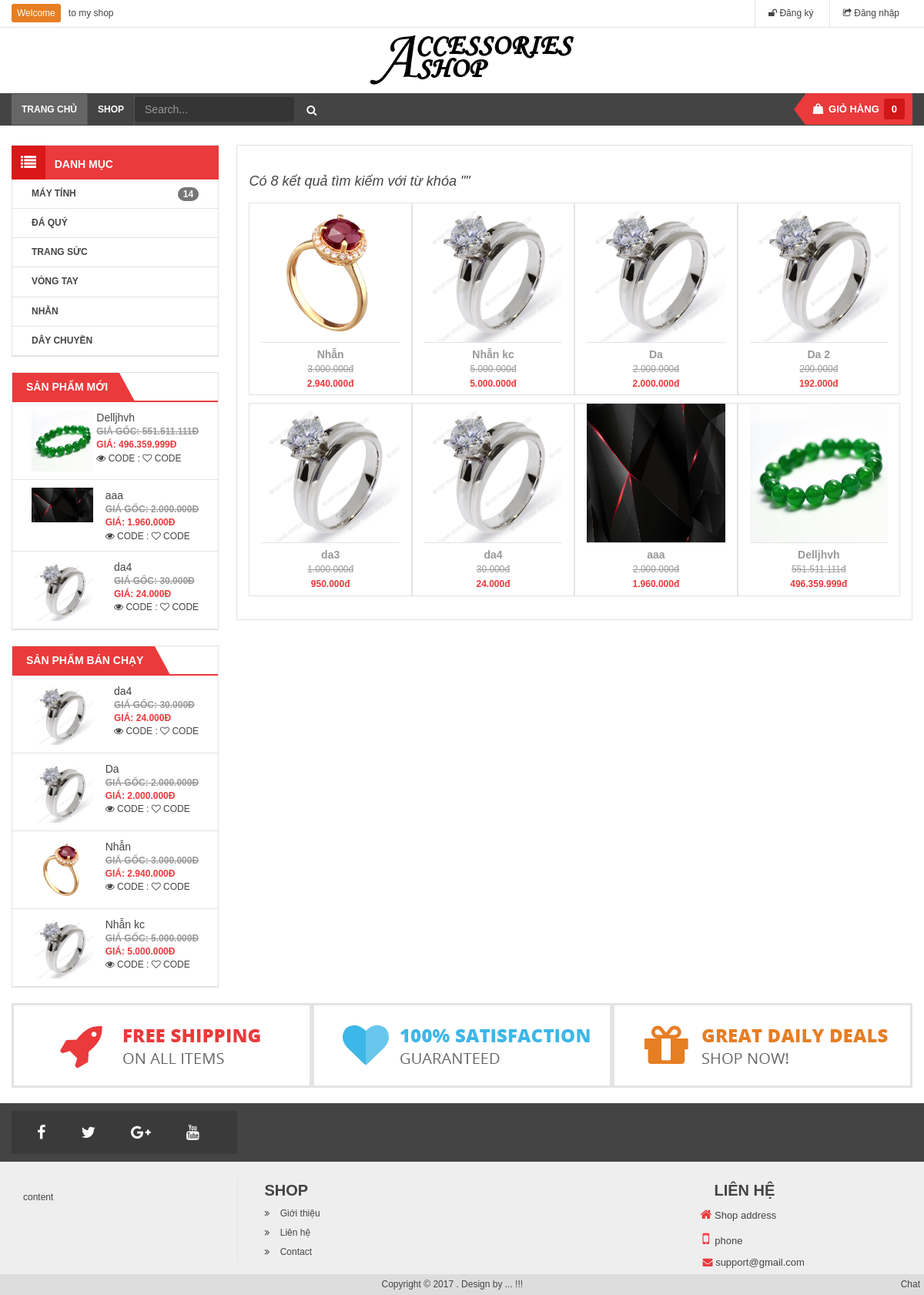
Screenshot of /search.php with the database file from the repository.
### tables this page shows
CREATE TABLE `category` (
  `id` int(11) NOT NULL,
  `name` varchar(50) DEFAULT NULL,
  `slug` varchar(100) DEFAULT NULL,
  `images` varchar(100) DEFAULT NULL,
  `banner` int(100) DEFAULT NULL,
  `home` tinyint(4) DEFAULT '0',
  `status` tinyint(4) DEFAULT '1',
  `created_at` timestamp NULL DEFAULT CURRENT_TIMESTAMP,
  `updated_at` timestamp NULL DEFAULT CURRENT_TIMESTAMP ON UPDATE CURRENT_TIMESTAMP
);

CREATE TABLE `product` (
  `id` int(11) NOT NULL,
  `name` varchar(100) DEFAULT NULL,
  `slug` varchar(100) DEFAULT NULL,
  `price` int(11) DEFAULT NULL,
  `sale` tinyint(4) DEFAULT '0',
  `thumbn` varchar(100) DEFAULT NULL,
  `category_id` int(11) DEFAULT NULL,
  `content` text,
  `number` int(11) NOT NULL DEFAULT '0',
  `sold` int(11) DEFAULT '0',
  `head` int(11) DEFAULT '0',
  `view` int(11) DEFAULT '0',
  `hot` tinyint(11) DEFAULT '0',
  `pay` int(11) DEFAULT '0',
  `created_at` timestamp NULL DEFAULT NULL,
  `updated_at` timestamp NULL DEFAULT NULL ON UPDATE CURRENT_TIMESTAMP
);

### libraries/Function.php (called while the page is built, shortened)
<?php
    function base_url()
    {
        return $url  = "http://localhost:8080/tutphp/";
    }
    function uploads()
    {
        return base_url() . "public/uploads/";
    }
    function formatPrice($number)
    {
        $number = intval($number);
        return number_format($number,0, ',', '.') . "đ";
    }
    function formatpricesale($number,$sale)
    {
        $number = intval($number);
        $sale = intval($sale);
        $price = $number*(100 - $sale)/100;
        return formatprice($price);
    }
 ?>

### libraries/Database.php (called while the page is built, shortened)
<?php
    class Database
    {
        public $link;
        public function __construct()
        {
            $this->link = mysqli_connect("localhost","root","","tutphp") or die ();
            mysqli_set_charset($this->link,"utf8");
        }
        public function fetchsql( $sql )
        {
            $result = mysqli_query($this->link,$sql) or die("Lỗi  truy vấn sql " .mysqli_error($this->link));
            $data = [];
            if($result)
            {
                while ($num = mysqli_fetch_assoc($result))
                {
                    $data[] = $num;
                }
            }
            return $data;
        }
         public function fetchAll($table)
        {
            $sql = "SELECT * FROM {$table} WHERE 1" ;
            $result = mysqli_query($this->link,$sql) or die("Lỗi Truy Vấn fetchAll " .mysqli_error($this->link));
            $data = [];
            if( $result)
            {
                while ($num = mysqli_fetch_assoc($result))
                {
                    $data[] = $num;
                }
            }
            return $data;
        }
    }
?>

### autoload/autoload.php (called while the page is built, shortened)
<?php
	require_once __DIR__. "/../libraries/Database.php";
	require_once __DIR__. "/../libraries/Function.php";
	$db = new Database;
	$category = $db->fetchAll('category');
	$sqlNew = "SELECT * FROM product WHERE 1 ORDER BY ID DESC LIMIT 3";
	$productNew = $db->fetchsql($sqlNew);
	$sqlPay = "SELECT * FROM product WHERE 1 ORDER BY pay DESC LIMIT 4";
	$productPay = $db->fetchsql($sqlPay);
?>

### search.php (the view, shortened to what this page needs)
<?php
    require_once __DIR__. "/autoload/autoload.php";
?>
    <?php require_once __DIR__. "/layouts/header.php"; ?>
        <div class="col-md-9 bor">
            <br>
            <section class="box-main1">
                <div class="showitem clearfix">
                    <?php
                        if (isset($_GET['search'])) {$key = $_GET['search'];} else {$key = '';}
                        $sql = "SELECT * FROM product WHERE name LIKE '%$key%'";
                        $ProductHome = $db->fetchsql($sql);
                    ?>
                    <div><h4 style="font-style: italic;">Có <span class="h4" id="soluong"></span> kết quả tìm kiếm với từ khóa "<?php echo $key?>"<h4></div><br>
                    <?php $soluong = 0; foreach ($ProductHome as $item): ?>
                        <div class="col-md-3  item-product bor">
                            <a href="chi-tiet-san-pham.php?id=<?php echo $item['id']; ?>">
                            <img src="<?php echo uploads() ?>/product/<?php echo $item['thumbn'] ?>" class="" width="100%" height="180">
                            </a>
                            <div class="info-item">
                                <a href="chi-tiet-san-pham.php?id=<?php echo $item['id']; ?>"><?php echo $item['name'] ?></a>
                                <p>
                                    <strike class="sale"><?php echo formatPrice($item['price']); ?></strike>
                                    <br>
                                    <b class="price"><?php echo formatpricesale($item['price'],$item['sale']); ?></b>
                                </p>
                            </div>
                        </div>
                    <?php $soluong++; endforeach; ?>
                </div>
            </section>
        </div>
    <?php require_once __DIR__. "/layouts/footer.php"; ?>

### layouts/header.php (shortened to what this page needs)
<!DOCTYPE html>
<html>
    <head>
        <link rel="stylesheet" type="text/css" href="<?php echo base_url() ?>public/frontend/css/font-awesome.min.css">
        <link rel="stylesheet" type="text/css" href="<?php echo base_url() ?>public/frontend/css/bootstrap.min.css">
        <link rel="stylesheet" type="text/css" href="<?php echo base_url() ?>public/frontend/css/style.css?v=?<?php echo time(); ?>">
    </head>
    <body>
        <div id="wrapper">
            <div id="header">
                <div id="header-top">
                    <div class="container">
                        <div class="row clearfix">
                            <div class="col-md-6" id="header-text">
                                <a>Welcome</a>to my shop
                            </div>
                            <div class="col-md-6">
                                <nav id="header-nav-top">
                                    <ul class="list-inline pull-right" id="headermenu">
                                        <?php if (isset($_SESSION['name_user'])): ?>
                                            <li>Xin chào: <?php echo ($_SESSION['name_user']); ?></li>
                                            <li>
                                                <a href=""><i class="fa fa-user"></i> Tài khoản <i class="fa fa-caret-down"></i></a>
                                                <ul id="header-submenu">
                                                    <li><a href="info-user.php">Thông tin</a></li>
                                                    <li><a href="gio-hang.php">Giỏ hàng</a></li>
                                                    <li><a href="thoat.php">Đăng xuất</a></li>
                                                </ul>
                                            </li>
                                        <?php else: ?>
                                            <li>
                                                <a href="dang-ky.php"><i class="fa fa-unlock"></i> Đăng ký</a>
                                            </li>
                                            <li>
                                                <a href="dang-nhap.php"><i class="fa fa-share-square-o"></i> Đăng nhập</a>
                                            </li>
                                        <?php endif; ?>
                                    </ul>
                                </nav>
                            </div>
                        </div>
                    </div>
                </div>
                <div style="margin-top: -15px; margin-bottom: -15px; " class="container">
                    <div class="row" id="header-main">
                        <div style="margin: auto; width: 20%;">
                            <a href=""><img height="65px" width="270px" src="<?php echo base_url() ?>public/frontend/images/logo.png"></a>
                        </div>
                    </div>
                </div>
            </div>
            <div id="menunav">
                <div class="container" style="padding-top:1px;padding-bottom: 1px;">
                    <nav>
                        <div class="home pull-left">
                            <a href="../tutphp">Trang chủ</a>
                        </div>
                        <ul id="menu-main">
                            <li>
                                <a href="">Shop</a>
                            </li>
                            <li>
                                <form  action="search.php" class="form-inline" method="GET">
                                    <input required style="margin-top: 4px; height: 32px; background-color: #353535; color: white; border-color: #353535; border-radius: 3px;" class="form-control fc" type="text" placeholder="Search..." name="search">
                                    <button style="margin-top: 4px; height: 32px; background-color: #444; color: white; border-color: #444" class="fa fa-search form-control" type="submit" name="submit">
                                    </button>
                                </form>
                            </li>
                        </ul>
                        <ul class="pull-right" id="main-shopping">
                            <li>
                                <a style="background-color: #ea3a3c;" href="gio-hang.php"><i style="background-color: #ea3a3c" class="fa fa-shopping-bag"></i> &nbspGiỏ hàng<i class="sosp" style="margin-left: 6px; padding: 6px 10px; font-style: normal; border-radius: 3px;"><?php if (isset($_SESSION['sosp'])) {echo $_SESSION['sosp'];} else {echo "0";} ?></i></a>
                            </li>
                        </ul>
                        <ul class="pull-right arrow-left">
                        </ul>
                    </nav>
                </div>
            </div>
            <div id="maincontent">
                <div class="container">
                    <div class="col-md-3  fixside" >
                        <div class="box-left box-menu" >
                            <h3 class="box-title"><i class="fa fa-list"></i>&nbsp&nbsp Danh mục</h3>
                            <ul>
                                <li>
                                    <a href="">Máy tính  <span class="badge pull-right">14</span></a>
                                </li>
                            </ul>
                            <ul>
                                <?php foreach($category as $item): ?>
                                    <li><a href="danh-muc-san-pham.php?id=<?php echo $item['id'] ?>"><?php echo $item['name']; ?></a></li>
                                <?php endforeach; ?>
                            </ul>
                        </div>
                        <div class="box-left box-menu">
                            <h3 class="title-main"><a style="text-decoration: none">Sản phẩm mới</a><p style="margin-bottom: -14px; margin-top: -3px" class="arrow"></h3>
                            <ul>
                                <?php foreach($productNew as $item): ?>
                                <li class="clearfix">
                                    <a href="">
                                        <img src="<?php echo uploads() ?>product/<?php echo $item['thumbn'] ?>" class="img-responsive pull-left" width="80" height="80">
                                        <div class="info pull-right">
                                            <p class="name"><?php echo $item['name'] ?></p>
                                            <b class="sale">Giá gốc: <?php echo formatPrice($item['price']); ?></b><br>
                                            <b class="price">Giá: <?php echo formatpricesale($item['price'],$item['sale']); ?></b><br>
                                            <span class="view"><i class="fa fa-eye"></i> code : <i class="fa fa-heart-o"></i> code</span>
                                        </div>
                                    </a>
                                </li>
                                <?php endforeach; ?>
                            </ul>
                        </div>
                        <div class="box-left box-menu">
                            <h3 class="title-main"><a style="text-decoration: none">Sản phẩm bán chạy</a><p style="margin-bottom: -14px; margin-top: -3px" class="arrow"></h3>
                            <ul>
                                <?php foreach($productPay as $item): ?>
                                <li class="clearfix">
                                    <a href="">
                                        <img src="<?php echo uploads() ?>product/<?php echo $item['thumbn'] ?>" class="img-responsive pull-left" width="80" height="80">
                                        <div class="info pull-right">
                                            <p class="name"><?php echo $item['name'] ?></p>
                                            <b class="sale">Giá gốc: <?php echo formatPrice($item['price']); ?></b><br>
                                            <b class="price">Giá: <?php echo formatpricesale($item['price'],$item['sale']); ?></b><br>
                                            <span class="view"><i class="fa fa-eye"></i> code : <i class="fa fa-heart-o"></i> code</span>
                                        </div>
                                    </a>
                                </li>
                                <?php endforeach; ?>
                            </ul>
                        </div>
                    </div>

### rows the page displays
category: name "ĐÁ QUÝ"
category: name "TRANG SỨC"
category: name "VÒNG TAY"
category: name "NHẪN"
category: name "DÂY CHUYỀN"
product: thumbn (picture), name "Delljhvh", price "551.511.111Đ", formatpricesale($item['price'],$item['sale']) "496.359.999Đ", price "551.511.111đ", formatpricesale($item['price'],$item['sale']) "496.359.999đ"
product: thumbn (picture), name "aaa", price "2.000.000Đ", formatpricesale($item['price'],$item['sale']) "1.960.000Đ", price "2.000.000đ", formatpricesale($item['price'],$item['sale']) "1.960.000đ"
product: thumbn (picture), name "da4", price "30.000Đ", formatpricesale($item['price'],$item['sale']) "24.000Đ", price "30.000đ", formatpricesale($item['price'],$item['sale']) "24.000đ"
product: thumbn (picture), name "Da", price "2.000.000Đ", formatpricesale($item['price'],$item['sale']) "2.000.000Đ", price "2.000.000đ", formatpricesale($item['price'],$item['sale']) "2.000.000đ"
product: thumbn (picture), name "Nhẫn", price "3.000.000Đ", formatpricesale($item['price'],$item['sale']) "2.940.000Đ", price "3.000.000đ", formatpricesale($item['price'],$item['sale']) "2.940.000đ"
product: thumbn (picture), name "Nhẫn kc", price "5.000.000Đ", formatpricesale($item['price'],$item['sale']) "5.000.000Đ", price "5.000.000đ", formatpricesale($item['price'],$item['sale']) "5.000.000đ"
product: thumbn (picture), name "Da 2", price "200.000đ", formatpricesale($item['price'],$item['sale']) "192.000đ"
product: thumbn (picture), name "da3", price "1.000.000đ", formatpricesale($item['price'],$item['sale']) "950.000đ"
